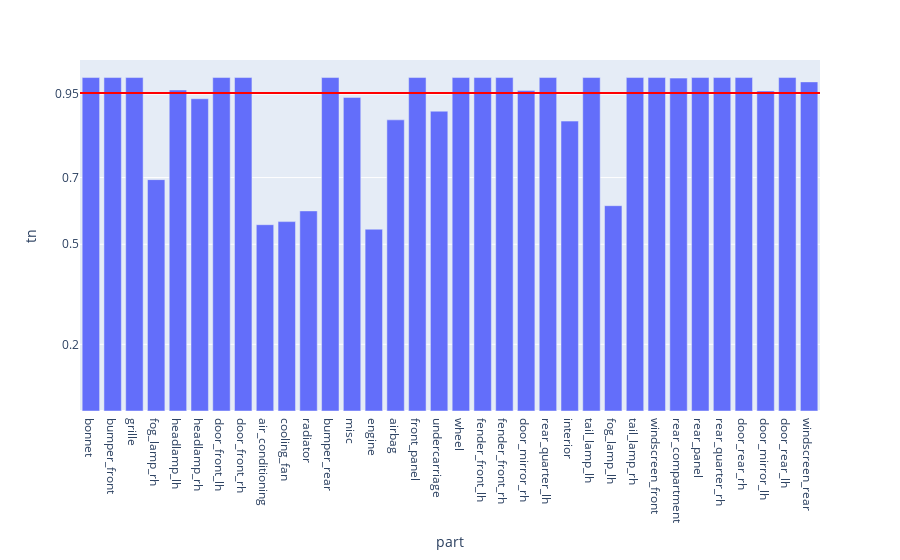

Write notebook code for a chart like this one.
### Code cell
fig = px.bar(evalMetrics, x = 'part', y = 'tn')

fig.add_hline(y=avgTn, line_width=2, line_color="red")

fig.update_layout(
    yaxis = dict(
        tickmode = 'array',
        tickvals = [np.format_float_positional(avgTn, 2), 0.2, 0.5, 0.7],
    )
)
fig

### Figure 1 — Plotly figure (JSON) as saved in the notebook; plotly's stock layout.template omitted (floating-point values rounded to 4 significant figures)
{"data": [{"alignmentgroup": "True", "hovertemplate": "part=%{x}<br>tn=%{y}<extra></extra>", "legendgroup": "", "marker": {"color": "#636efa", "pattern": {"shape": ""}}, "name": "", "offsetgroup": "", "orientation": "v", "showlegend": false, "textposition": "auto", "type": "bar", "x": ["bonnet", "bumper_front", "grille", "fog_lamp_rh", "headlamp_lh", "headlamp_rh", "door_front_lh", "door_front_rh", "air_conditioning", "cooling_fan", "radiator", "bumper_rear", "misc", "engine", "airbag", "front_panel", "undercarriage", "wheel", "fender_front_lh", "fender_front_rh", "door_mirror_rh", "rear_quarter_lh", "interior", "tail_lamp_lh", "fog_lamp_lh", "tail_lamp_rh", "windscreen_front", "rear_compartment", "rear_panel", "rear_quarter_rh", "door_rear_rh", "door_mirror_lh", "door_rear_lh", "windscreen_rear"], "xaxis": "x", "y": [1, 1, 1, 0.6938, 0.9627, 0.9365, 1, 1, 0.5587, 0.568, 0.6, 1, 0.9404, 0.5451, 0.8731, 1, 0.8991, 1, 1, 1, 0.9609, 1, 0.8694, 1, 0.6157, 1, 1, 0.9983, 1, 1, 1, 0.9598, 1, 0.987], "yaxis": "y"}], "layout": {"barmode": "relative", "legend": {"tracegroupgap": 0}, "margin": {"t": 60}, "shapes": [{"line": {"color": "red", "width": 2}, "type": "line", "x0": 0, "x1": 1, "xref": "x domain", "y0": 0.9533, "y1": 0.9533, "yref": "y"}], "xaxis": {"anchor": "y", "domain": [0, 1], "title": {"text": "part"}}, "yaxis": {"anchor": "x", "domain": [0, 1], "tickmode": "array", "tickvals": ["0.95", 0.2, 0.5, 0.7], "title": {"text": "tn"}}}}
